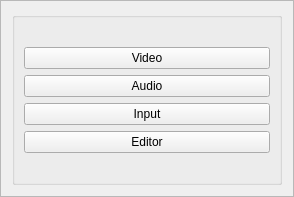
   <widget class="QFrame" name="frame_settings">
    <property name="geometry">
     <rect>
      <x>10</x>
      <y>20</y>
      <width>251</width>
      <height>191</height>
     </rect>
    </property>
    <property name="frameShape">
     <enum>QFrame::StyledPanel</enum>
    </property>
    <property name="frameShadow">
     <enum>QFrame::Raised</enum>
    </property>
    <layout class="QHBoxLayout" name="horizontalLayout_5">
     <item>
      <spacer name="horizontalSpacer_5">
       <property name="orientation">
        <enum>Qt::Horizontal</enum>
       </property>
       <property name="sizeHint" stdset="0">
        <size>
         <width>40</width>
         <height>20</height>
        </size>
       </property>
      </spacer>
     </item>
     <item>
      <layout class="QVBoxLayout" name="verticalLayout_5">
       <item>
        <spacer name="verticalSpacer_8">
         <property name="orientation">
          <enum>Qt::Vertical</enum>
         </property>
         <property name="sizeHint" stdset="0">
          <size>
           <width>20</width>
           <height>40</height>
          </size>
         </property>
        </spacer>
       </item>
       <item>
        <widget class="QGroupBox" name="groupBox_13">
         <property name="minimumSize">
          <size>
           <width>270</width>
           <height>0</height>
          </size>
         </property>
         <property name="maximumSize">
          <size>
           <width>270</width>
           <height>16777215</height>
          </size>
         </property>
         <property name="title">
          <string/>
         </property>
         <layout class="QVBoxLayout" name="verticalLayout_18">
          <item>
           <spacer name="horizontalSpacer_41">
            <property name="orientation">
             <enum>Qt::Horizontal</enum>
            </property>
            <property name="sizeHint" stdset="0">
             <size>
              <width>300</width>
              <height>20</height>
             </size>
            </property>
           </spacer>
          </item>
          <item>
           <widget class="QPushButton" name="pushButton_video">
            <property name="styleSheet">
             <string notr="true"/>
            </property>
            <property name="text">
             <string>Video</string>
            </property>
            <property name="iconSize">
             <size>
              <width>16</width>
              <height>16</height>
             </size>
            </property>
           </widget>
          </item>
          <item>
           <widget class="QPushButton" name="pushButton_audio">
            <property name="styleSheet">
             <string notr="true"/>
            </property>
            <property name="text">
             <string>Audio</string>
            </property>
            <property name="iconSize">
             <size>
              <width>16</width>
              <height>16</height>
             </size>
            </property>
           </widget>
          </item>
          <item>
           <widget class="QPushButton" name="pushButton_input">
            <property name="styleSheet">
             <string notr="true"/>
            </property>
            <property name="text">
             <string>Input</string>
            </property>
            <property name="iconSize">
             <size>
              <width>16</width>
              <height>16</height>
             </size>
            </property>
           </widget>
          </item>
          <item>
           <widget class="QPushButton" name="pushButton_editor">
            <property name="styleSheet">
             <string notr="true"/>
            </property>
            <property name="text">
             <string>Editor</string>
            </property>
            <property name="iconSize">
             <size>
              <width>16</width>
              <height>16</height>
             </size>
            </property>
           </widget>
          </item>
          <item>
           <spacer name="horizontalSpacer_40">
            <property name="orientation">
             <enum>Qt::Horizontal</enum>
            </property>
            <property name="sizeHint" stdset="0">
             <size>
              <width>40</width>
              <height>20</height>
             </size>
            </property>
           </spacer>
          </item>
         </layout>
        </widget>
       </item>
       <item>
        <spacer name="verticalSpacer_3">
         <property name="orientation">
          <enum>Qt::Vertical</enum>
         </property>
         <property name="sizeHint" stdset="0">
          <size>
           <width>20</width>
           <height>40</height>
          </size>
         </property>
        </spacer>
       </item>
      </layout>
     </item>
     <item>
      <spacer name="horizontalSpacer_6">
       <property name="orientation">
        <enum>Qt::Horizontal</enum>
       </property>
       <property name="sizeHint" stdset="0">
        <size>
         <width>14</width>
         <height>20</height>
        </size>
       </property>
      </spacer>
     </item>
    </layout>
   </widget>
